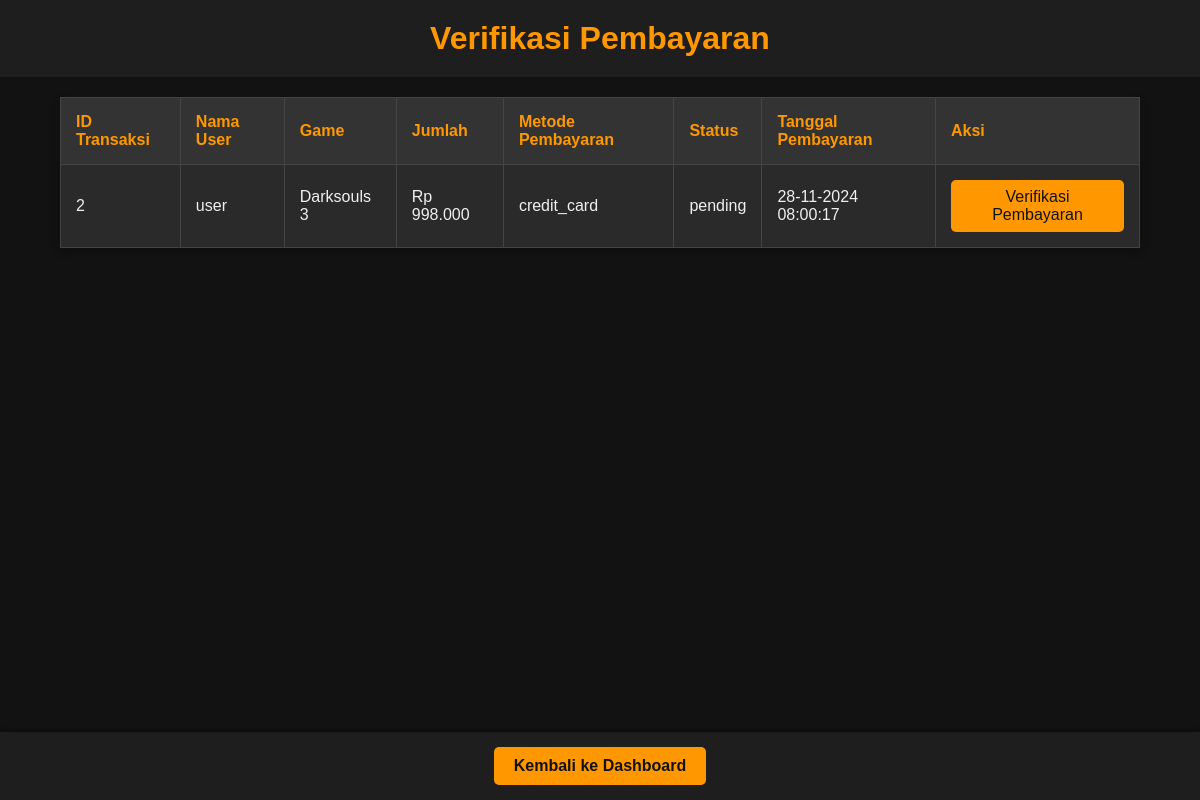
The app's page /verify_payments.php (signed in), older data.
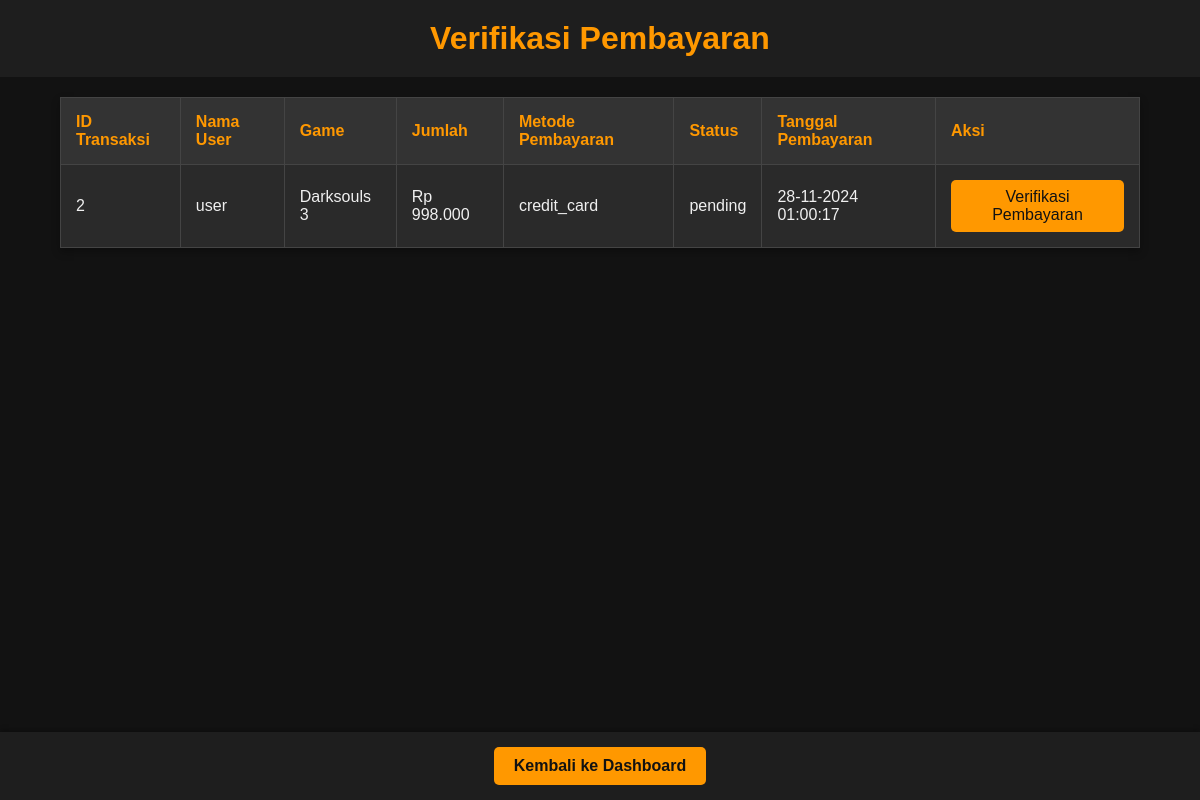
The same page, newer data.
### tables this page shows
CREATE TABLE `transactions` (
  `id` int(11) NOT NULL,
  `user_id` int(11) NOT NULL,
  `game_id` int(11) NOT NULL,
  `amount` int(11) NOT NULL,
  `payment_method` varchar(50) NOT NULL,
  `status` varchar(50) NOT NULL,
  `total_amount` decimal(10,2) NOT NULL,
  `transaction_date` timestamp NOT NULL DEFAULT current_timestamp()
);

CREATE TABLE `users` (
  `id` int(11) NOT NULL,
  `username` varchar(100) NOT NULL,
  `email` varchar(100) NOT NULL,
  `password` varchar(255) NOT NULL,
  `membership_level` varchar(50) DEFAULT 'Regular',
  `created_at` timestamp NOT NULL DEFAULT current_timestamp()
);

CREATE TABLE `games` (
  `id` int(11) NOT NULL,
  `title` varchar(255) NOT NULL,
  `description` text NOT NULL,
  `price` decimal(10,2) NOT NULL,
  `stock` int(11) NOT NULL,
  `created_at` timestamp NOT NULL DEFAULT current_timestamp(),
  `image` varchar(255) NOT NULL
);

### verify_payments.php (the view, shortened to what this page needs)
<?php
require 'koneksi.php';
$query = "SELECT t.id, t.user_id, t.game_id, t.amount, t.payment_method, t.status, t.transaction_date,
                 g.title AS game_title, u.username AS user_name
          FROM transactions t
          JOIN games g ON t.game_id = g.id
          JOIN users u ON t.user_id = u.id
          WHERE t.status = 'pending'";
$result = $conn->query($query);
?>
<!DOCTYPE html>
<html lang="id">
<head>
    <link rel="stylesheet" href="verify_payments.css">
</head>
<body>
<header>
    <h1>Verifikasi Pembayaran</h1>
</header>
<main>
    <table>
        <thead>
            <tr>
                <th>ID Transaksi</th>
                <th>Nama User</th>
                <th>Game</th>
                <th>Jumlah</th>
                <th>Metode Pembayaran</th>
                <th>Status</th>
                <th>Tanggal Pembayaran</th>
                <th>Aksi</th>
            </tr>
        </thead>
        <tbody>
            <?php while ($payment = $result->fetch_assoc()): ?>
                <tr>
                    <td><?php echo $payment['id']; ?></td>
                    <td><?php echo $payment['user_name']; ?></td>
                    <td><?php echo $payment['game_title']; ?></td>
                    <td>Rp <?php echo number_format($payment['amount'], 0, ',', '.'); ?></td>
                    <td><?php echo $payment['payment_method']; ?></td>
                    <td><?php echo $payment['status']; ?></td>
                    <td><?php echo date('d-m-Y H:i:s', strtotime($payment['transaction_date'])); ?></td>
                    <td>
                        <?php if ($payment['status'] == 'pending'): ?>
                            <form method="POST" action="">
                                <button type="submit">Verifikasi Pembayaran</button>
                            </form>
                        <?php else: ?>
                            <span>Sudah Diverifikasi</span>
                        <?php endif; ?>
                    </td>
                </tr>
            <?php endwhile; ?>
        </tbody>
    </table>
</main>
<footer>
    <a href="admin_dashboard.php" class="btn">Kembali ke Dashboard</a>
</footer>
</body>
</html>

Row changes from the older to the newer data that the page shows:
changed transactions "credit_card": transaction_date "28-11-2024 08:00:17" → "28-11-2024 01:00:17"
